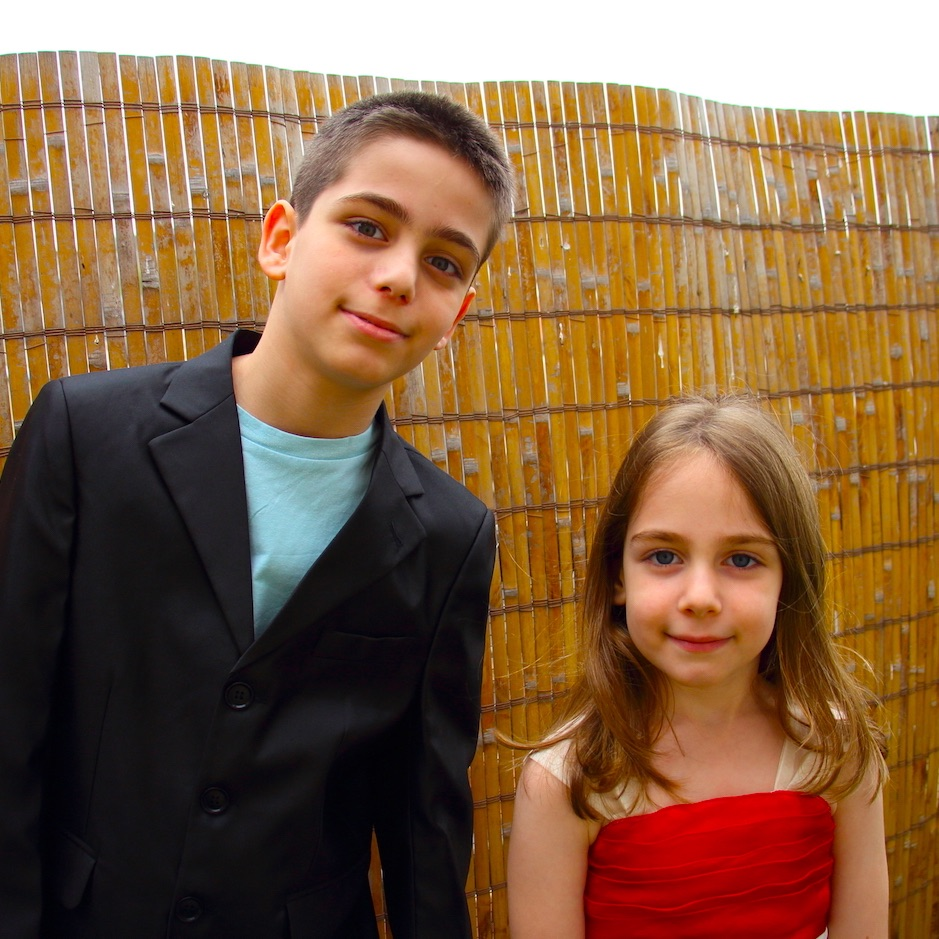
#> input picture ch04(openCV)/facedetect/data/face2.jpg, 939 x 939 px
$ python cv_face_ex02.py
#> lines starting #> are read from the running program, lines starting #| are printed output that depends on the picture; after the words box and inside, x2 and y2 are one past the last pixel; in counts of white or black regions, pixels touching at a corner belong together
# 검출된 얼굴 영역 모자이크 처리하기

import cv2
import sys

cascade_file = "haarcascade_frontalface_default.xml"
cascade = cv2.CascadeClassifier(cascade_file)

image_file = "./data/face2.jpg"
output_file = "face1-mosaic.jpg"

image = cv2.imread(image_file)
#> image is the input picture: shape (939, 939, 3); mean B, G, R 67.6, 98.1, 132.6
image_gs = cv2.cvtColor(image, cv2.COLOR_BGR2GRAY)
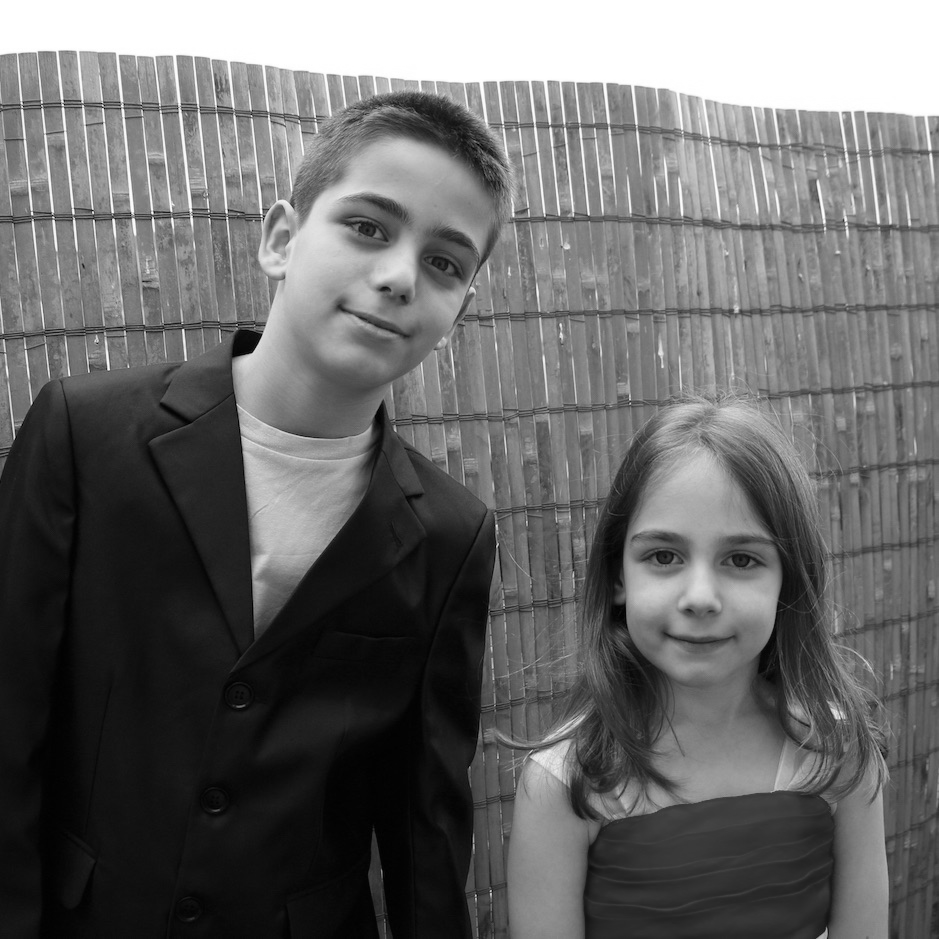
#> image_gs: shape (939, 939); min 0, max 255, mean 104.9

cascade = cv2.CascadeClassifier(cascade_file)
face_list = cascade.detectMultiScale(image_gs, scaleFactor=1.1, minNeighbors=1, minSize=(100, 100))
#> face_list = [[798, 352, 105, 105], [595, 478, 211, 211], [280, 137, 256, 256]]

if len(face_list) == 0:
    print("no face")
    quit()

mosaic_rate = 30

print(face_list)
#| [[798 352 105 105]
#|  [595 478 211 211]
#|  [280 137 256 256]]
color = (0, 0, 255)

for (x, y, w, h) in face_list:
    face_img = image[y:y+h, x:x+w]  # 얼굴 부분 자르기
    # 자른 이미지를 지정한 배율로 확대/축소하기
    face_img = cv2.resize(face_img, (w//mosaic_rate, h//mosaic_rate))
    # 확대/축소한 그림을 원래 크기로 되돌리기
    face_img = cv2.resize(face_img, (w, h), interpolation=cv2.INTER_AREA)
    image[y:y+h, x:x+w] = face_img # 원래 이미지에 붙이기
#> this loop made 3 passes
#> pass 1, `face_img = image[y:y+h, x:x+w]`:
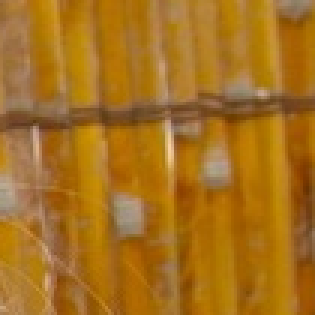
#> face_img: shape (105, 105, 3) (shown 3 times larger); mean B, G, R 31.2, 112.8, 166.3
#> pass 1, `face_img = cv2.resize(face_img, (w, h), interpolation=cv2.INTER_AREA)`:
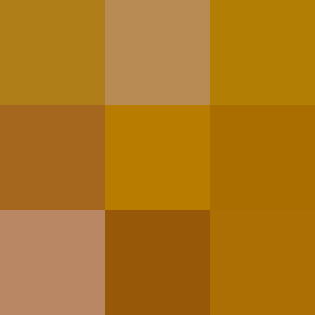
#> face_img: shape (105, 105, 3) (shown 3 times larger); mean B, G, R 28.2, 118, 173.8
#> pass 2, `face_img = image[y:y+h, x:x+w]`:
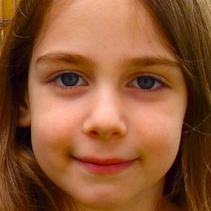
#> face_img: shape (211, 211, 3); mean B, G, R 53.3, 86.8, 140.9
#> pass 2, `face_img = cv2.resize(face_img, (w, h), interpolation=cv2.INTER_AREA)`:
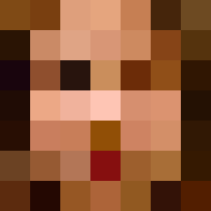
#> face_img: shape (211, 211, 3); mean B, G, R 53.9, 86.1, 139.8
#> after the loop:
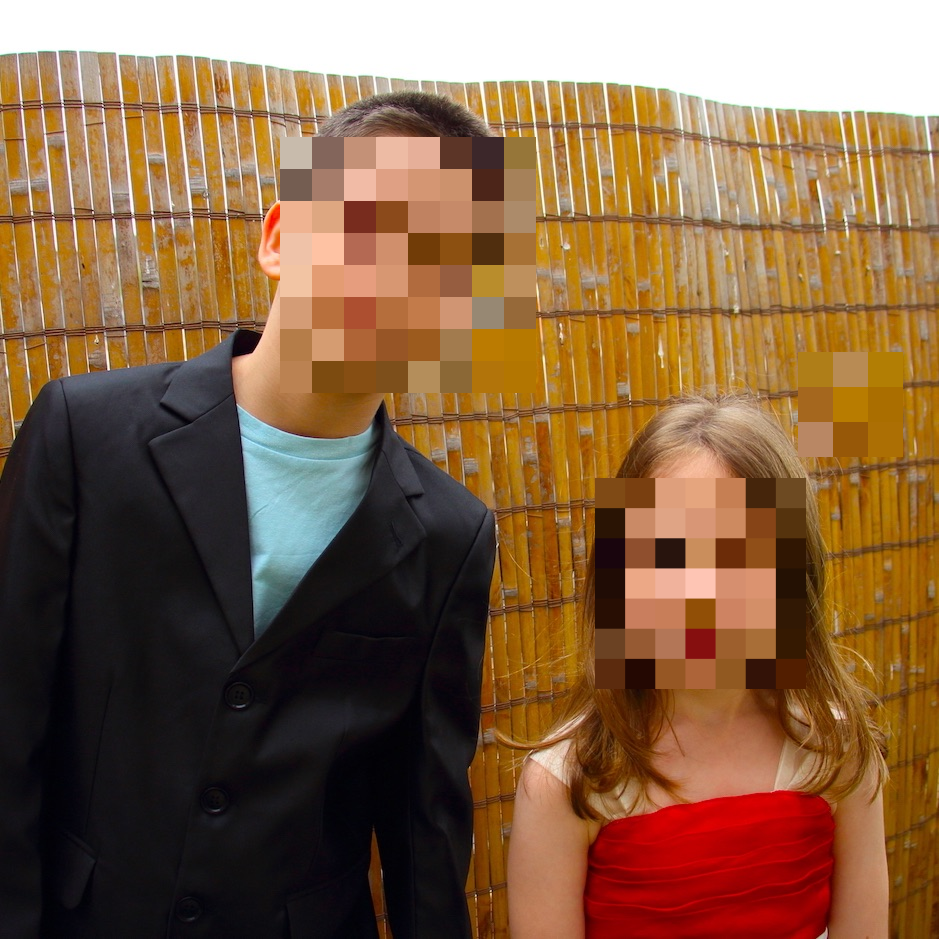
#> image: shape (939, 939, 3); 13.72% of pixels changed, all inside (x1, y1, x2, y2) = (280, 137, 903, 689)

# 렌더링한 결과를 파일에 출력
cv2.imwrite(output_file, image)

$ run again, with ch04(openCV)/facedetect/data/face1.jpg copied over ch04(openCV)/facedetect/data/face2.jpg
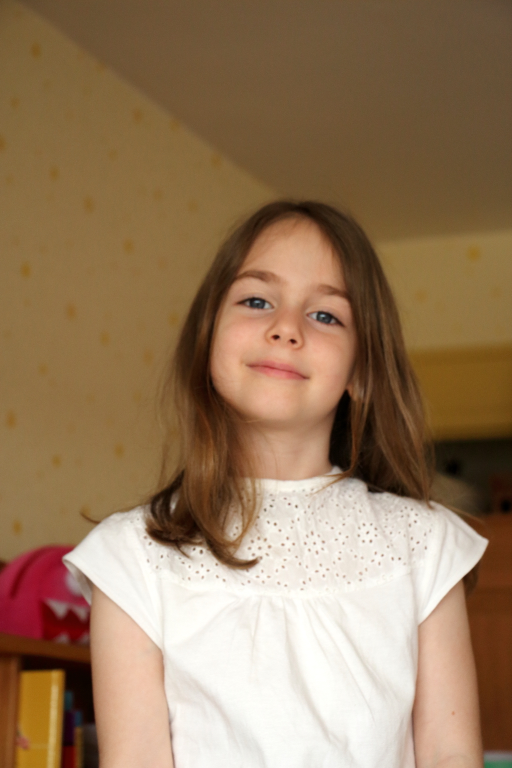
#> input picture ch04(openCV)/facedetect/data/face1.jpg, 1024 x 1536 px (shown at 1/2 size)
#> image is the input picture: shape (1536, 1024, 3); mean B, G, R 93.2, 122.1, 150.1
#> `image_gs = cv2.cvtColor(image, cv2.COLOR_BGR2GRAY)`:
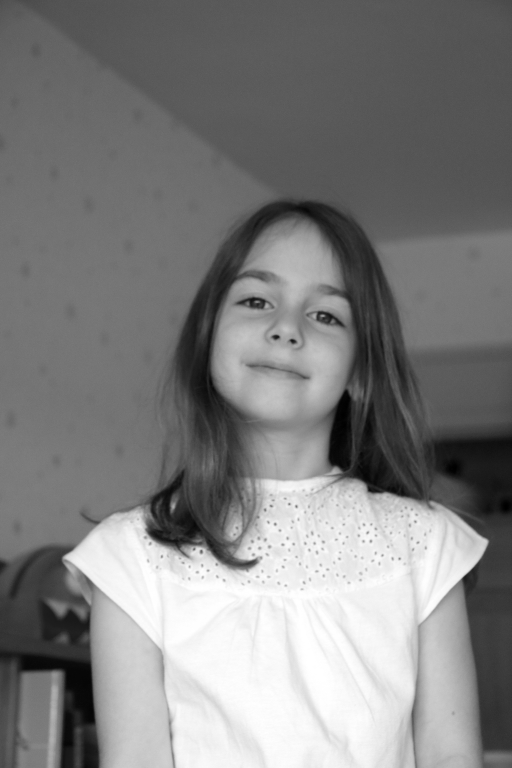
#> image_gs: shape (1536, 1024) (shown at 1/2 size); min 0, max 255, mean 127.2
#> face_list = [[392, 478, 363, 363]]
#| [[392 478 363 363]]
#> the loop `for (x, y, w, h) in face_list:` made 1 pass
#> after the loop `for (x, y, w, h) in face_list:`:
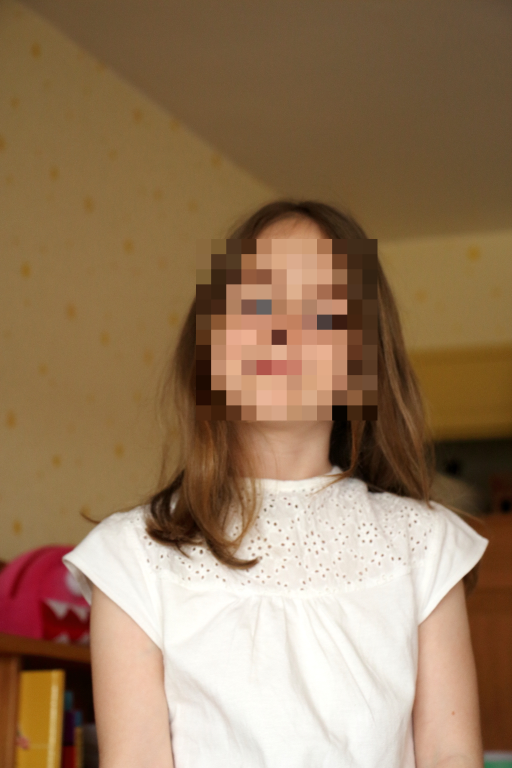
#> image: shape (1536, 1024, 3) (shown at 1/2 size); 8.36% of pixels changed, all inside (x1, y1, x2, y2) = (392, 478, 755, 841)
